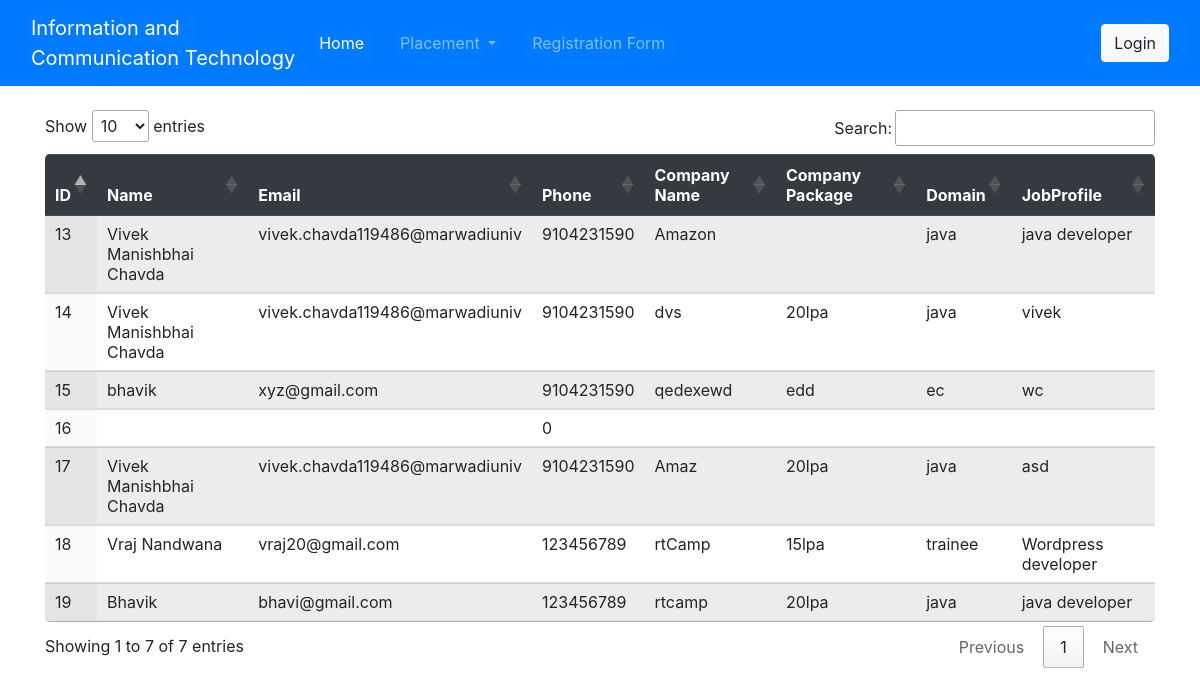
Screenshot of /showdb.php with the database file from the repository.
### tables this page shows
CREATE TABLE `registration` (
  `id` int(11) NOT NULL,
  `name` varchar(30) NOT NULL,
  `email` varchar(30) NOT NULL,
  `phone` bigint(10) NOT NULL,
  `CompanyName` varchar(30) NOT NULL,
  `CompanyPackage` varchar(7) NOT NULL,
  `Domain` varchar(20) NOT NULL,
  `JobProfile` varchar(20) NOT NULL
);

### showdb.php (the view, shortened to what this page needs)
<?php
$servername = "localhost";
$username = "root";
$password = "";
$dbname = "placement";
try {
    $conn = new PDO("mysql:host=$servername;dbname=$dbname", $username, $password);
    $conn->setAttribute(PDO::ATTR_ERRMODE, PDO::ERRMODE_EXCEPTION);
    $sql = "SELECT * FROM registration";
    $stmt = $conn->prepare($sql);
    $stmt->execute();
    $result = $stmt->fetchAll(PDO::FETCH_ASSOC);
        include './includes/header.php';
    echo "<!DOCTYPE html>
    <html>
    <head>
        <meta charset='UTF-8'>
        <title>DataTables Example</title>
        <link rel='stylesheet' type='text/css' href='https://cdn.datatables.net/1.11.5/css/jquery.dataTables.css'>
        <link rel='stylesheet' href='https://maxcdn.bootstrapcdn.com/bootstrap/4.5.2/css/bootstrap.min.css'>
        <style>
            table {
                border-collapse: collapse;
                width: 100%;
                background-color: #ffffff;
                border-radius: 5px;
                overflow: hidden;
            }
            th, td {
                padding: 10px;
                text-align: left;
                border-bottom: 1px solid #ddd;
            }
            th {
                background-color: #007bff; /* Blue color */
                color: white;
            }
            tr:hover {
                background-color: #b8daff; /* Light blue color */
            }
        </style>
    </head>
    <body>";
    echo "<div class='container mt-4'>";
    echo "<table id='example' class='display table table-striped'>";
    echo "<thead class='thead-dark'><tr><th>ID</th><th>Name</th><th>Email</th><th>Phone</th><th>Company Name</th><th>Company Package</th><th>Domain</th><th>JobProfile</th></tr></thead><tbody>";
    foreach ($result as $row) {
        echo "<tr>";
        echo "<td>" . $row['id'] . "</td>";
        echo "<td>" . $row['name'] . "</td>";
        echo "<td>" . $row['email'] . "</td>";
        echo "<td>" . $row['phone'] . "</td>";
        echo "<td>" . $row['CompanyName'] . "</td>";
        echo "<td>" . $row['CompanyPackage'] . "</td>";
        echo "<td>" . $row['Domain'] . "</td>";
        echo "<td>" . $row['JobProfile'] . "</td>";
        echo "</tr>";
    }
    echo "</tbody></table>";
    echo "</div>";
    echo "</body></html>";
} catch(PDOException $e) {
    error_log("Connection failed: " . $e->getMessage());
    echo "Oops! Something went wrong. Please try again later.";
}
?>

### showdb.php (style rules this page uses)
table { border-collapse: collapse; width: 100%; background-color: #ffffff; border-radius: 5px; overflow: hidden; }
th, td { padding: 10px; text-align: left; border-bottom: 1px solid #ddd; }
th { background-color: #007bff; color: white; }

### rows the page displays
registration: id "13", name "Vivek Manishbhai Chavda", email "vivek.chavda119486@marwadiuniv", phone "9104231590", CompanyName "Amazon", Domain "java", JobProfile "java developer"
registration: id "14", name "Vivek Manishbhai Chavda", email "vivek.chavda119486@marwadiuniv", phone "9104231590", CompanyName "dvs", CompanyPackage "20lpa", Domain "java", JobProfile "vivek"
registration: id "15", name "bhavik", email "xyz@gmail.com", phone "9104231590", CompanyName "qedexewd", CompanyPackage "edd", Domain "ec", JobProfile "wc"
registration: id "16", phone "0"
registration: id "17", name "Vivek Manishbhai Chavda", email "vivek.chavda119486@marwadiuniv", phone "9104231590", CompanyName "Amaz", CompanyPackage "20lpa", Domain "java", JobProfile "asd"
registration: id "18", name "Vraj Nandwana", email "vraj20@gmail.com", phone "123456789", CompanyName "rtCamp", CompanyPackage "15lpa", Domain "trainee", JobProfile "Wordpress developer"
registration: id "19", name "Bhavik", email "bhavi@gmail.com", phone "123456789", CompanyName "rtcamp", CompanyPackage "20lpa", Domain "java", JobProfile "java developer"
